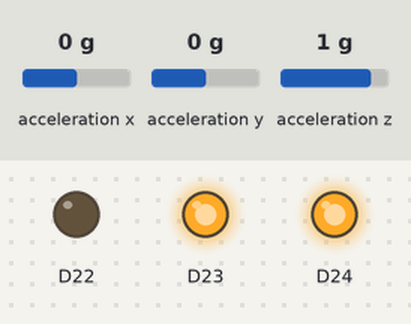
The sketch below on a simulated Arduino Nano 33 BLE. Parts: output pins drawn as LEDs (lit = HIGH). The test bench sets the inputs (shaded band); at power-on: acceleration x 0 g, acceleration y 0 g, acceleration z 1 g.

Above: at 0.1 s.
At 3.1 s:
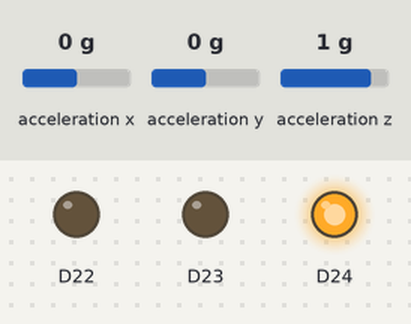
At 9.1 s:
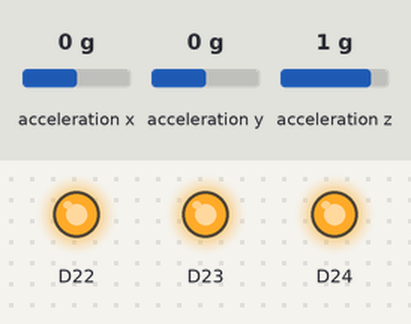
At 9.6 s:
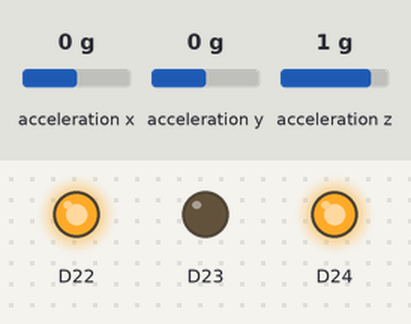
Timing chart, 0 to 11.1 s (numbered marks = the images above):
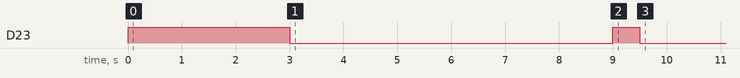

The sketch:

Balance_Alexander_Nehm.ino
```cpp
//Aufgabe: Der Arduino soll in x-Richtung die Balance halten und das anzeigen (rot heißt vorne runter, gelb hinten runter, grün waagerecht). Zum Programmstart leuchtet die Status-LED erst rot, dann gelb und dann grün.
//Autor: Alexander Nehm
//Datum: 04.12.2020 / 16.12.2020 / edit 30.05.2021


#include <Arduino_LSM9DS1.h>

float x, y, z, Differenz = 0.05; // Über die Variable Differenz kann man einstellen um wie viel sich der X-Wert von der Nulllage unterscheiden darf.
                                  // Dadurch, dass man der Variable hier direkt einen Wert zuweist, kann man wenn man die Empfindlichkeit ändern möchte einfach nur hier den Wert ändern und muss nicht die komplette Methode Messung umändern
void setup() {
  pinMode(LEDR, OUTPUT);              //
  pinMode(LEDB, OUTPUT);             // definiere die LEDs als Ausgänge
  pinMode(LEDG, OUTPUT);            //

  Serial.begin(9600);
    if (!IMU.begin()) {
    Serial.println("Failed to initialize IMU!"); // Übernommen aus dem Beispielprogramm des Accelerometers. Checkt quasi nur ob der Sensor korrekt funktioniert.
    while (1);
                      }
// Ampel zum Start
  rotAn();
  delay(3000);

  gelbAn();
  delay(3000);

  gruenAn();
  delay(3000);

  allesAus();
  delay(500);


            }
void loop() {

    Messung();

            }

void Messung(){


  if (IMU.accelerationAvailable())

    IMU.readAcceleration(x, y, z );    // Abfrage des Wertes x nun in der Methode Messung

      if( x >= -Differenz && x <= Differenz)
        gruenAn();  // wenn Board gerade, leuchte grün
        else
            if( x < Differenz )
              rotAn();   //ansonsten leuchte rot = Board nach vorne geneigt
               else
                   if ( x > Differenz)
                     gelbAn();   // ansonsten leuchte gelb = Board nach hinten geneigt


              }


// Farben der LED :

void rotAn() {
  digitalWrite(LEDR, LOW);
  digitalWrite(LEDG, HIGH);
  digitalWrite(LEDB, HIGH);
             }

void gelbAn() {
  digitalWrite(LEDR, LOW);
  digitalWrite(LEDG, LOW);
  digitalWrite(LEDB, HIGH);
              }

void gruenAn() {
  digitalWrite(LEDR, HIGH);
  digitalWrite(LEDG, LOW);
  digitalWrite(LEDB, HIGH);
                }

void allesAus() {
  digitalWrite(LEDR, HIGH);
  digitalWrite(LEDG, HIGH);
  digitalWrite(LEDB, HIGH);
}
```

Measured:
- by itself, D23: HIGH → LOW at 3.0 s, → HIGH 6.0 s later, → LOW 0.50 s later
